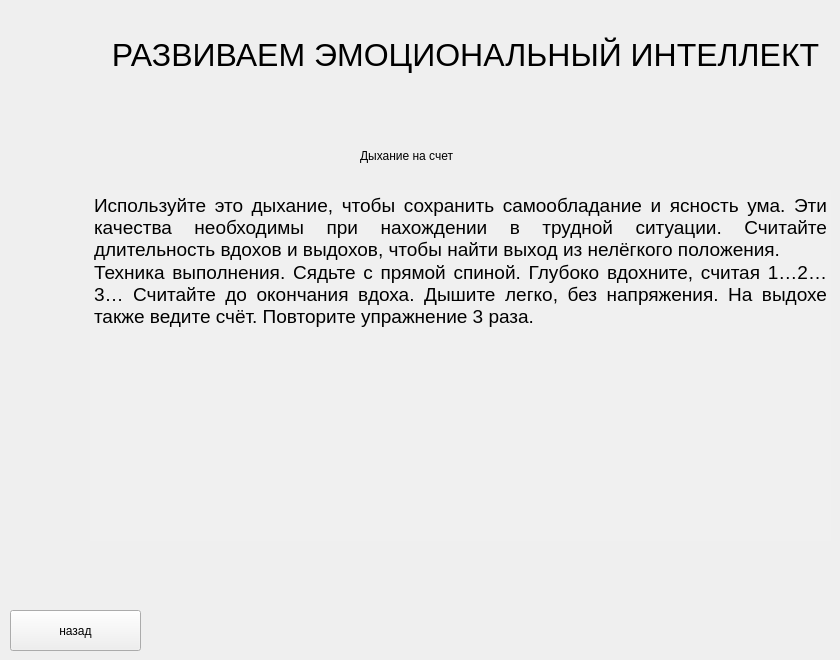
   <widget class="QWidget" name="page_76">
    <widget class="QPushButton" name="pushButton_455">
     <property name="geometry">
      <rect>
       <x>10</x>
       <y>610</y>
       <width>131</width>
       <height>41</height>
      </rect>
     </property>
     <property name="text">
      <string>назад</string>
     </property>
    </widget>
    <widget class="QLabel" name="label_362">
     <property name="geometry">
      <rect>
       <x>360</x>
       <y>130</y>
       <width>211</width>
       <height>51</height>
      </rect>
     </property>
     <property name="styleSheet">
      <string notr="true">font: 20pt &quot;Arial&quot;;</string>
     </property>
     <property name="text">
      <string>Дыхание на счет</string>
     </property>
    </widget>
    <widget class="QLabel" name="label_363">
     <property name="geometry">
      <rect>
       <x>100</x>
       <y>10</y>
       <width>731</width>
       <height>91</height>
      </rect>
     </property>
     <property name="styleSheet">
      <string notr="true">font-family:Arial;
font-size:24pt;</string>
     </property>
     <property name="text">
      <string>&lt;html&gt;&lt;head/&gt;&lt;body&gt;&lt;p align=&quot;center&quot;&gt;РАЗВИВАЕМ ЭМОЦИОНАЛЬНЫЙ ИНТЕЛЛЕКТ&lt;/p&gt;&lt;/body&gt;&lt;/html&gt;</string>
     </property>
    </widget>
    <widget class="QTextEdit" name="textEdit_138">
     <property name="enabled">
      <bool>false</bool>
     </property>
     <property name="geometry">
      <rect>
       <x>90</x>
       <y>190</y>
       <width>741</width>
       <height>351</height>
      </rect>
     </property>
     <property name="styleSheet">
      <string notr="true">font: 12pt &quot;Arial&quot;;
background-color:#f0f0f0;
border:0;
color:black;</string>
     </property>
     <property name="verticalScrollBarPolicy">
      <enum>Qt::ScrollBarAlwaysOff</enum>
     </property>
     <property name="horizontalScrollBarPolicy">
      <enum>Qt::ScrollBarAlwaysOff</enum>
     </property>
     <property name="html">
      <string>&lt;!DOCTYPE HTML PUBLIC &quot;-//W3C//DTD HTML 4.0//EN&quot; &quot;http://www.w3.org/TR/REC-html40/strict.dtd&quot;&gt;
&lt;html&gt;&lt;head&gt;&lt;meta name=&quot;qrichtext&quot; content=&quot;1&quot; /&gt;&lt;style type=&quot;text/css&quot;&gt;
p, li { white-space: pre-wrap; }
&lt;/style&gt;&lt;/head&gt;&lt;body style=&quot; font-family:'Arial'; font-size:12pt; font-weight:400; font-style:normal;&quot;&gt;
&lt;p align=&quot;justify&quot; style=&quot; margin-top:0px; margin-bottom:0px; margin-left:0px; margin-right:0px; -qt-block-indent:0; text-indent:0px;&quot;&gt;&lt;span style=&quot; font-family:'Arial','sans-serif'; font-size:14pt;&quot;&gt;Используйте это дыхание, чтобы сохранить самообладание и ясность ума. Эти качества необходимы при нахождении в трудной ситуации. Считайте длительность вдохов и выдохов, чтобы найти выход из нелёгкого положения. &lt;/span&gt;&lt;/p&gt;
&lt;p align=&quot;justify&quot; style=&quot; margin-top:0px; margin-bottom:0px; margin-left:0px; margin-right:0px; -qt-block-indent:0; text-indent:0px;&quot;&gt;&lt;span style=&quot; font-family:'Arial','sans-serif'; font-size:14pt;&quot;&gt;Техника выполнения. Сядьте с прямой спиной. Глубоко вдохните, считая 1…2…3… Считайте до окончания вдоха. Дышите легко, без напряжения. На выдохе также ведите счёт. Повторите упражнение 3 раза. &lt;/span&gt;&lt;/p&gt;&lt;/body&gt;&lt;/html&gt;</string>
     </property>
    </widget>
   </widget>
